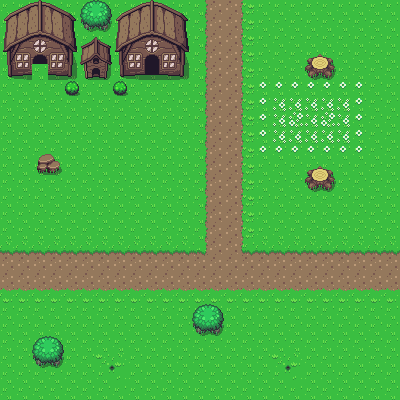

Below is a game level as drawn by its tile map, then a one-line description and the .tmx file that defines it, in full:
An orthogonal 25x25 tile map with 16x16 px tiles, 3 tile layers (Ground, Middle, Collision) and 18 objects.

<map version="1.5" tiledversion="1.5.0" orientation="orthogonal" renderorder="right-down" width="25" height="25" tilewidth="16" tileheight="16" infinite="0" nextlayerid="9" nextobjectid="49">
 <tileset firstgid="1" source="Overworld.tsx" />
 <layer id="1" name="Ground" width="25" height="25">
  <data encoding="csv">
1,1,1,1,1,1,1,1,1,1,1,1,1201,1202,1202,1203,1,1,1,1,1,1,1,1,1,
1,1,1,1,1,1,1,1,1,1,1,1,1201,1202,1202,1203,1,1,1,1,1,1,1,1,1,
1,1,1,1,1,1,1,1,1,1,1,1,1201,1202,1202,1203,1,1,1,1,1,1,1,1,1,
1,1,1,1,1,1,1,1,1,1,1,1,1201,1202,1202,1203,1,1,1,1,1,1,1,1,1,
1,1,1,1,1,1,1,1,1,1,1,1,1201,1202,1202,1203,1,1,1,1,1,1,1,1,1,
1,1,1,1,1,1,1,1,1,1,1,1,1201,1202,1202,1203,1,1,1,1,1,1,1,1,1,
1,1,1,1,1,1,1,1,1,1,1,1,1201,1202,1202,1203,1,1,1,1,1,1,1,1,1,
1,1,1,1,1,1,1,1,1,1,1,1,1201,1202,1202,1203,1,1,1,1,1,1,1,1,1,
1,1,1,1,1,1,1,1,1,1,1,1,1201,1202,1202,1203,1,1,1,1,1,1,1,1,1,
1,1,1,1,1,1,1,1,1,1,1,1,1201,1202,1202,1203,1,1,1,1,1,1,1,1,1,
1,1,1,1,1,1,1,1,1,1,1,1,1201,1202,1202,1203,1,1,1,1,1,1,1,1,1,
1,1,1,1,1,1,1,1,1,1,1,1,1201,1202,1202,1203,1,1,1,1,1,1,1,1,1,
1,1,1,1,1,1,1,1,1,1,1,1,1201,1202,1202,1203,1,1,1,1,1,1,1,1,1,
1,1,1,1,1,1,1,1,1,1,1,1,1201,1202,1202,1203,1,1,1,1,1,1,1,1,1,
1,1,1,1,1,1,1,1,1,1,1,1,1201,1202,1202,1203,1,1,1,1,1,1,1,1,1,
1162,1162,1162,1162,1162,1162,1162,1162,1162,1162,1162,1162,1322,1202,1202,1321,1162,1162,1162,1162,1162,1162,1162,1162,1162,
1202,1202,1202,1202,1202,1202,1202,1202,1202,1202,1202,1202,1202,1202,1202,1202,1202,1202,1202,1202,1202,1202,1202,1202,1202,
1202,1202,1202,1202,1202,1202,1202,1202,1202,1202,1202,1202,1202,1202,1202,1202,1202,1202,1202,1202,1202,1202,1202,1202,1202,
1242,1242,1242,1242,1242,1242,1242,1242,1242,1242,1242,1242,1242,1242,1242,1242,1242,1242,1242,1242,1242,1242,1242,1242,1242,
1,1,1,1,1,1,1,1,1,1,1,1,1,1,1,1,1,1,1,1,1,1,1,1,1,
1,1,1,1,1,1,1,1,1,1,1,1,1,1,1,1,1,1,1,1,1,1,1,1,1,
1,1,1,1,1,1,1,1,1,1,1,1,1,1,1,1,1,1,1,1,1,1,1,1,1,
1,1,1,1,1,1,1,1,1,1,1,1,1,1,1,1,1,1,1,1,1,1,1,1,1,
1,1,1,1,1,1,1,1,1,1,1,1,1,1,1,1,1,1,1,1,1,1,1,1,1,
1,1,1,1,1,1,1,1,1,1,1,1,1,1,1,1,1,1,1,1,1,1,1,1,1
</data>
 </layer>
 <layer id="6" name="Middle" width="25" height="25">
  <data encoding="csv">
0,0,0,0,0,0,0,0,0,0,0,0,0,0,0,0,0,0,0,0,0,0,0,0,0,
0,0,0,0,0,0,0,0,0,0,0,0,0,0,0,0,0,0,0,0,0,0,0,0,0,
0,0,0,0,0,0,0,0,0,0,0,0,0,0,0,0,0,0,0,0,0,0,0,0,0,
0,0,0,0,0,0,0,0,0,0,0,0,0,0,0,0,0,0,0,0,0,0,0,0,0,
0,0,0,0,0,0,0,0,0,0,0,0,0,0,0,0,0,0,0,0,0,0,0,0,0,
0,0,0,0,0,0,0,0,0,0,0,0,0,0,0,0,322,322,322,322,322,322,322,0,0,
0,0,0,0,0,0,0,0,0,0,0,0,0,0,0,0,322,321,321,321,321,321,322,0,0,
0,0,0,0,0,0,0,0,0,0,0,0,0,0,0,0,322,321,444,321,444,321,322,0,0,
0,0,0,0,0,0,0,0,0,0,0,0,0,0,0,0,322,321,321,321,321,321,322,0,0,
0,0,45,46,0,0,0,0,0,0,0,0,0,0,0,0,322,322,322,322,322,322,322,0,0,
0,0,85,86,0,0,0,0,0,0,0,0,0,0,0,0,0,0,0,0,0,0,0,0,0,
0,0,0,0,0,0,0,0,0,0,0,0,0,0,0,0,0,0,0,0,0,0,0,0,0,
0,0,0,0,0,0,0,0,0,0,0,0,0,0,0,0,0,0,0,0,0,0,0,0,0,
0,0,0,0,0,0,0,0,0,0,0,0,0,0,0,0,0,0,0,0,0,0,0,0,0,
0,0,0,0,0,0,0,0,0,0,0,0,0,0,0,0,0,0,0,0,0,0,0,0,0,
0,0,0,0,0,0,0,0,0,0,0,0,0,0,0,0,0,0,0,0,0,0,0,0,0,
0,0,0,0,0,0,0,0,0,0,0,0,0,0,0,0,0,0,0,0,0,0,0,0,0,
0,0,0,0,0,0,0,0,0,0,0,0,0,0,0,0,0,0,0,0,0,0,0,0,0,
0,0,0,0,0,0,0,0,0,0,0,0,0,0,0,0,0,0,0,0,0,0,0,0,0,
0,0,0,0,0,0,0,0,0,0,0,0,0,0,0,0,0,0,0,0,0,0,0,0,0,
0,0,0,0,0,0,0,0,0,0,0,0,0,0,0,0,0,0,0,0,0,0,0,0,0,
0,0,0,0,0,0,0,0,0,0,0,0,0,0,0,0,0,0,0,0,0,0,0,0,0,
0,0,0,0,0,0,361,362,0,0,0,0,0,0,0,0,0,361,362,0,0,0,0,0,0,
0,0,0,0,0,0,401,402,0,0,0,0,0,0,0,0,0,401,402,0,0,0,0,0,0,
0,0,0,0,0,0,0,0,0,0,0,0,0,0,0,0,0,0,0,0,0,0,0,0,0
</data>
 </layer>
 <layer id="5" name="Collision" width="25" height="25">
  <data encoding="csv">
7,8,9,10,11,646,647,7,8,9,10,11,0,0,0,0,0,0,0,0,0,0,0,0,0,
47,48,49,50,51,686,687,47,48,49,50,51,0,0,0,0,0,0,0,0,0,0,0,0,0,
87,88,89,90,91,214,215,87,88,89,90,91,0,0,0,0,0,0,0,0,0,0,0,0,0,
127,128,129,130,131,254,255,127,128,129,130,131,0,0,0,0,0,0,0,152,153,0,0,0,0,
167,168,0,170,171,294,295,167,168,169,170,171,0,0,0,0,0,0,0,192,193,0,0,0,0,
0,0,0,0,563,0,0,563,0,0,0,0,0,0,0,0,0,0,0,0,0,0,0,0,0,
0,0,0,0,0,0,0,0,0,0,0,0,0,0,0,0,0,0,0,0,0,0,0,0,0,
0,0,0,0,0,0,0,0,0,0,0,0,0,0,0,0,0,0,0,0,0,0,0,0,0,
0,0,0,0,0,0,0,0,0,0,0,0,0,0,0,0,0,0,0,0,0,0,0,0,0,
0,0,0,0,0,0,0,0,0,0,0,0,0,0,0,0,0,0,0,0,0,0,0,0,0,
0,0,0,0,0,0,0,0,0,0,0,0,0,0,0,0,0,0,0,152,153,0,0,0,0,
0,0,0,0,0,0,0,0,0,0,0,0,0,0,0,0,0,0,0,192,193,0,0,0,0,
0,0,0,0,0,0,0,0,0,0,0,0,0,0,0,0,0,0,0,0,0,0,0,0,0,
0,0,0,0,0,0,0,0,0,0,0,0,0,0,0,0,0,0,0,0,0,0,0,0,0,
0,0,0,0,0,0,0,0,0,0,0,0,0,0,0,0,0,0,0,0,0,0,0,0,0,
0,0,0,0,0,0,0,0,0,0,0,0,0,0,0,0,0,0,0,0,0,0,0,0,0,
0,0,0,0,0,0,0,0,0,0,0,0,0,0,0,0,0,0,0,0,0,0,0,0,0,
0,0,0,0,0,0,0,0,0,0,0,0,0,0,0,0,0,0,0,0,0,0,0,0,0,
0,0,0,0,0,0,0,0,0,0,0,0,0,0,0,0,0,0,0,0,0,0,0,0,0,
0,0,0,0,0,0,0,0,0,0,0,0,646,647,0,0,0,0,0,0,0,0,0,0,0,
0,0,0,0,0,0,0,0,0,0,0,0,686,687,0,0,0,0,0,0,0,0,0,0,0,
0,0,646,647,0,0,0,0,0,0,0,0,0,0,0,0,0,0,0,0,0,0,0,0,0,
0,0,686,687,0,0,0,0,0,0,0,0,0,0,0,0,0,0,0,0,0,0,0,0,0,
0,0,0,0,0,0,0,0,0,0,0,0,0,0,0,0,0,0,0,0,0,0,0,0,0,
0,0,0,0,0,0,0,0,0,0,0,0,0,0,0,0,0,0,0,0,0,0,0,0,0
</data>
 </layer>
 <objectgroup id="8" name="Collision Mask">
  <object id="6" x="113.75" y="0" width="75.5" height="79" />
  <object id="7" x="80.25" y="34.25" width="30.25" height="44.5" />
  <object id="8" x="63.75" y="80" width="15" height="16" />
  <object id="9" x="112.25" y="80.75" width="15.25" height="15.25" />
  <object id="20" x="36.5455" y="152.636" width="23.5455" height="20.9091" />
  <object id="21" x="304.545" y="52.9091" width="30.6364" height="26.9091" />
  <object id="23" x="304.727" y="165.182" width="30.7273" height="26.9091" />
  <object id="24" x="192.125" y="304" width="32.3125" height="30.375" />
  <object id="27" x="32.1818" y="336.031" width="31.6364" height="30.1515" />
  <object id="28" x="36.5455" y="28.7273" width="0.0909091" />
  <object id="37" x="0" y="288" width="2" height="112" />
  <object id="38" x="0" y="0" width="1.66667" height="256" />
  <object id="39" x="0" y="0" width="205.957" height="14.5" />
  <object id="40" x="242" y="0" width="158" height="14.5" />
  <object id="41" x="399.242" y="0" width="0.757579" height="253.909" />
  <object id="42" x="399.364" y="289.818" width="0.636364" height="110.182" />
  <object id="43" x="0" y="398.333" width="400" height="1.66667" />
  <object id="48" x="31.625" y="77">
   <polygon points="0,0 -29.875,0.125 -29.875,-77 44.5,-76.875 45.25,0.25 16.375,-0.125 16.5,-13 0,-13.125" />
  </object>
 </objectgroup>
</map>
